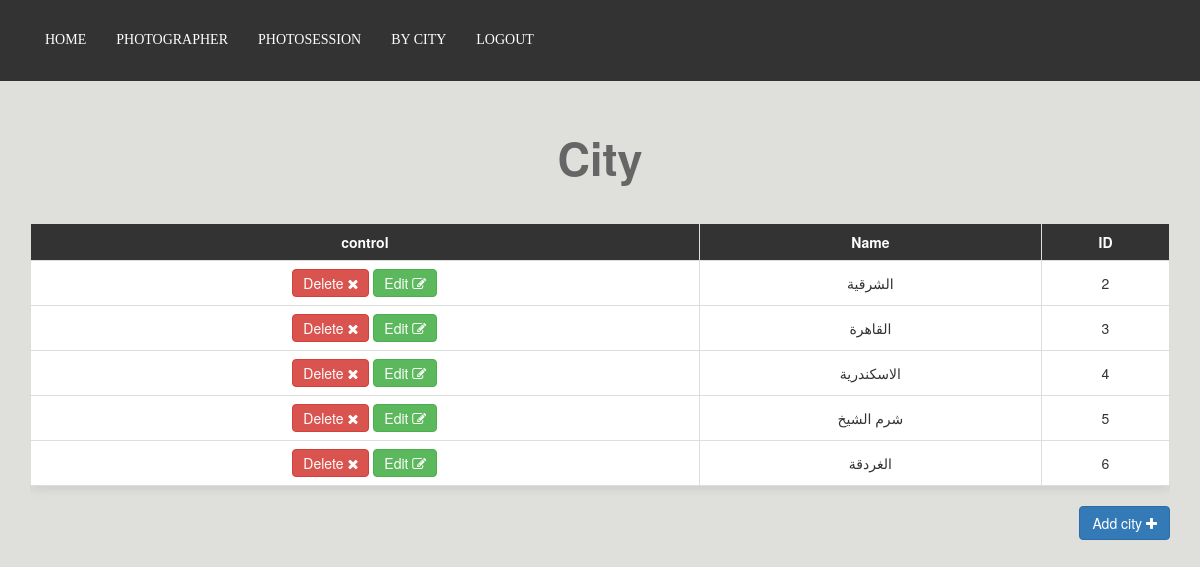
/admin/city.php, run on the app's committed database.
### tables this page shows
CREATE TABLE `cities` (
  `id` int(11) NOT NULL,
  `name` varchar(255) NOT NULL
);

### admin/city.php (the view, shortened to what this page needs)
<?php
	include 'init.php';
	$sql="SELECT * FROM `cities`";
	$result=mysqli_query($connect,$sql);
	$data= array();
	while ($row=mysqli_fetch_assoc($result)) {
		$data[]=$row;
	}
?>
<h1 class="text-center">City</h1>
		<div class="container">
			<div class="table-responsive">
				<table class="main-table text-center table table-bordered">
					<tr>
						<th>ID</th>
						<th>Name</th>
						<th>control</th>
					</tr>
					<?php foreach ($data as $value) { ?>
					<tr>
						<td><?php echo $value['id']; ?></td>
						<td><?php echo $value['name']; ?></td>
 						<td>
							<a href="edit_city.php" class="btn btn-success"><i class="fa fa-edit"></i>
								Edit
							</a>
							<a href="delete_city.php?id=<?php echo $value['id']; ?>" class="btn btn-danger confirm"><i class="fa fa-close"></i>
								Delete</a>
						</td>
					</tr>
					<?php } ?>
				</table>
			</div>
			<a href='add_city.php' class="btn btn-primary">
				<i class="fa fa-plus"> </i> Add city </a>

### admin/layout/css/backend.css (style rules this page uses)
body { background-color: #dfdfdc; }
h1 { font-size: 45px; margin: 40px 0; font-weight: bold; color: #666; }
.main-table { -webkit-box-shadow:0 3px 10px #ccc; }
.main-table td { background-color: #fff; vertical-align: middle !important; }
.main-table tr th { background-color: #333; color: #fff; text-align: center; }
.main-table .btn { padding: 3px 10px; }
h1 { margin-top: 133px; }

### admin/city.php (style rules this page uses)
body { direction: rtl; }

### data on the page
cities: id "2", name "الشرقية"
cities: id "3", name "القاهرة"
cities: id "4", name "الاسكندرية"
cities: id "5", name "شرم الشيخ"
cities: id "6", name "الغردقة"
